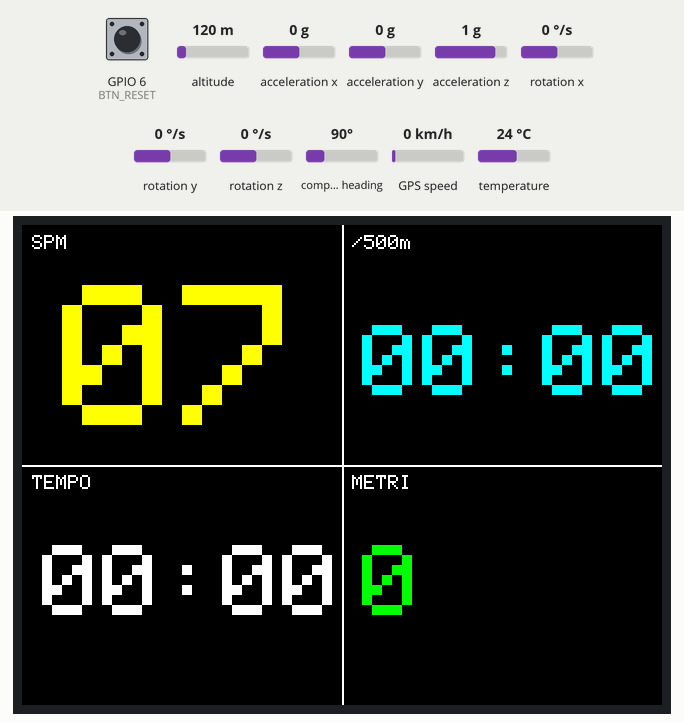
Simulated run of this sketch. Board: ESP32-S3. Shown: 320×240 colour display. The test bench sets the inputs (shaded band); at power-on: GPIO 6 (BTN_RESET) HIGH, acceleration x 0 g, acceleration y 0 g, acceleration z 1 g, GPS speed 0 km/h, altitude 120 m, rotation x 0 °/s, rotation y 0 °/s, rotation z 0 °/s, compass heading 90°, temperature 24 °C. The GPS gets a fix after 3 s at 37.7749, -122.4194 with 8 satellites.

Above: at 3.5 s.
3.6 s: GPIO 6 (BTN_RESET) pulled LOW for 0.15 s
At 4.5 s:
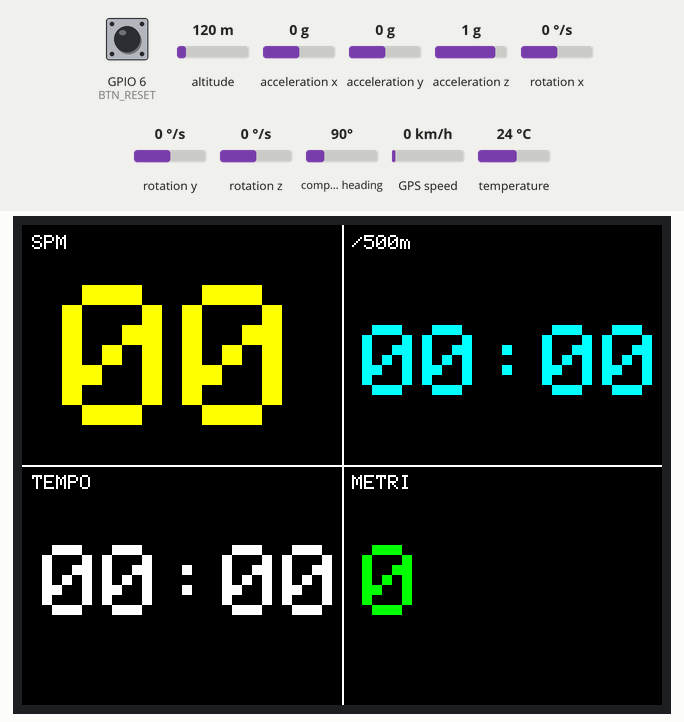
6.2 s: GPIO 6 (BTN_RESET) pulled LOW for 3.2 s
At 10.7 s:
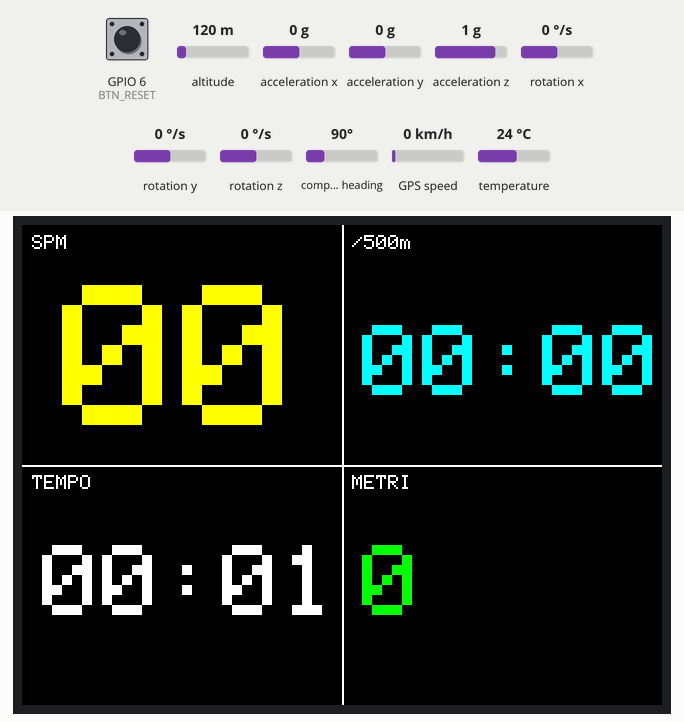
13.4 s: acceleration x set to -1.4 g
At 14.9 s:
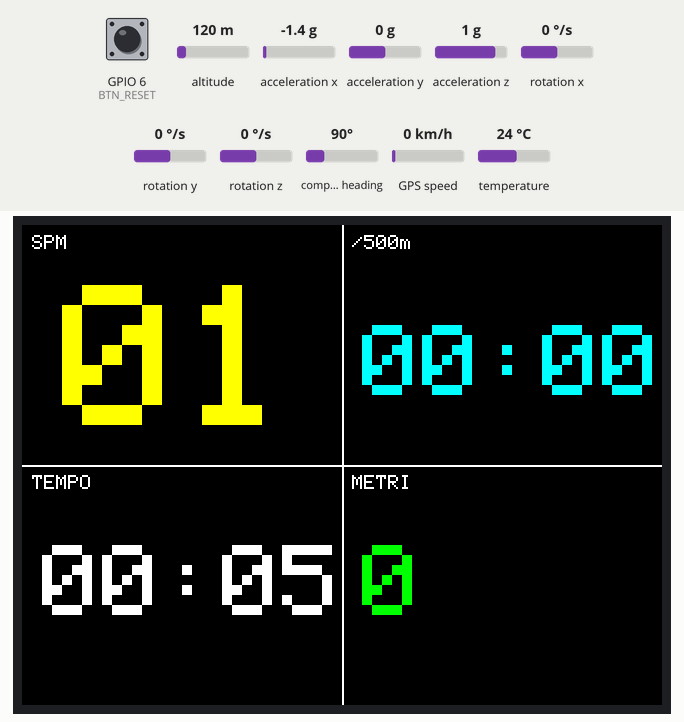
15.4 s: acceleration y set to -1.4 g
At 16.7 s:
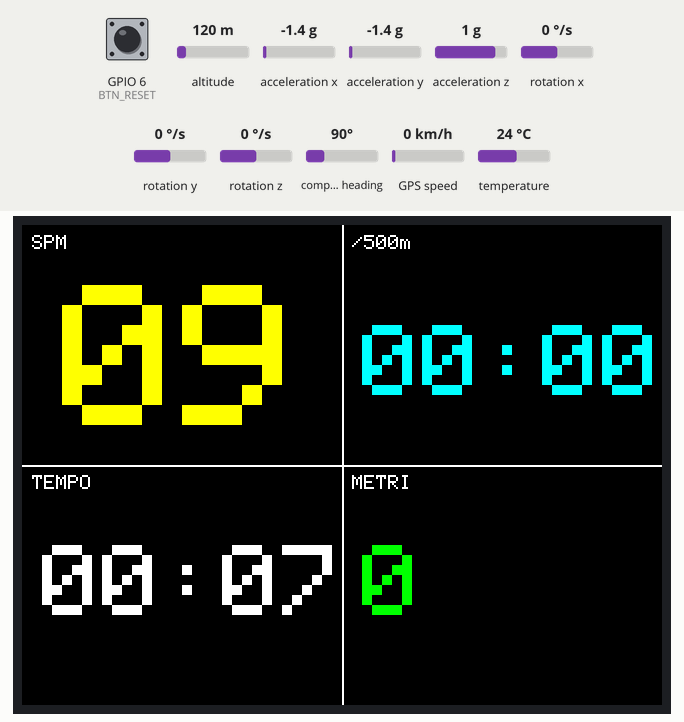
17.5 s: acceleration z set to -1.4 g
At 18.9 s:
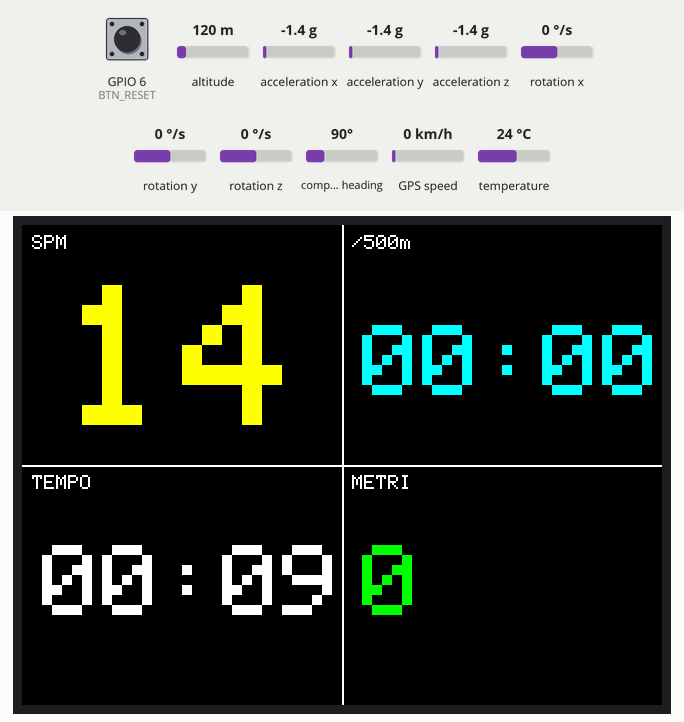
19.6 s: GPS speed set to 2 km/h
At 21.9 s:
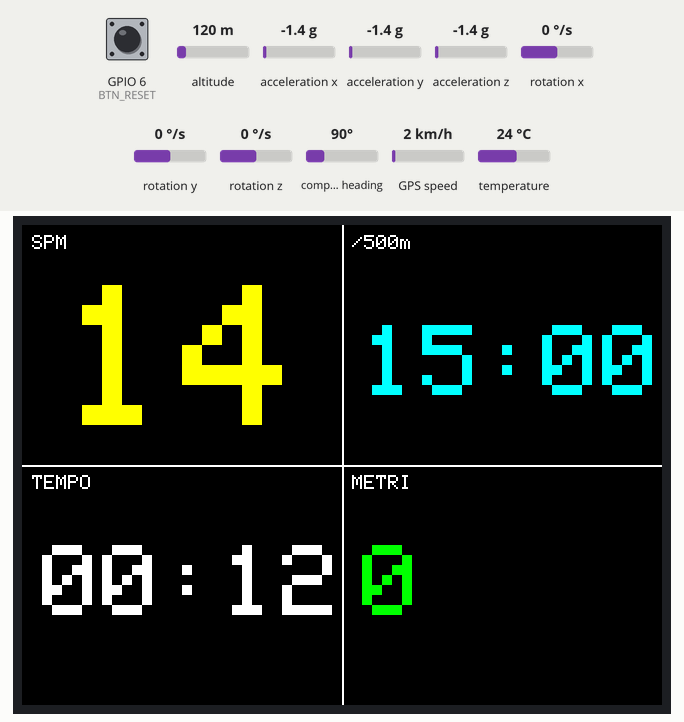
Timing chart, 0 to 23.4 s (numbered marks = the images above; inputs shaded):
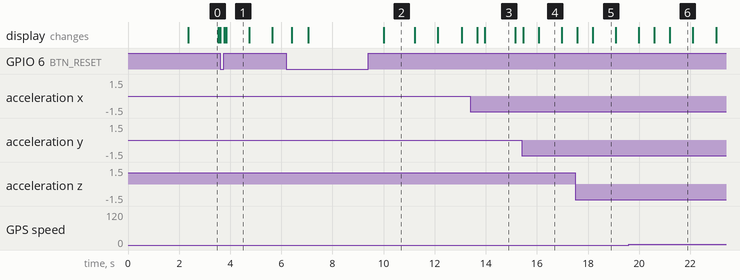

Measured:
- after the input at 3.6 s, the display: first changes at once (image 1 shows a later state)
- what the display in image 0 shows lasts 1.1 s, from 2.4 s to 3.5 s
- what the display in image 1 shows lasts 0.9 s, from 3.8 s to 4.7 s

The sketch:

strokecoachGPS.ino
```cpp
#include <Adafruit_GFX.h>
#include <Adafruit_ST7789.h>
#include <SPI.h>
#include <Wire.h>
#include <Adafruit_MPU6050.h>
#include <Adafruit_Sensor.h>
#include <TinyGPSPlus.h>

// PIN CONFIG ESP32S3 (mini)
#define TFT_CS    5
#define TFT_DC    7
#define TFT_RST   10
#define TFT_MOSI  11
#define TFT_CLK   12
#define RXD2      3 // TX GPS
#define TXD2      4 // RX GPS

#define BTN_RESET 6

//  CONFIGURATION ALGORITHM STROKECOACH
// threshold for the accelerometer : lower mean sensible (keep over 9.81)
const float THRESHOLD_ACC = 3.0;
// Minimum interval between strokes, 1000ms = max 60 stroke/min
const unsigned long DEBOUNCE_STROKE = 1000;

// OBJECT CREATION
Adafruit_ST7789 tft = Adafruit_ST7789(TFT_CS, TFT_DC, TFT_MOSI, TFT_CLK, TFT_RST);
Adafruit_MPU6050 mpu;
TinyGPSPlus gps;

// STATUS VARIABLE
// strats
int spm = 0;                  // Strokes Per Minute
String split = "00:00";      // split /500m
unsigned long startTime = 0;
unsigned long totalMeters = 0;
double lastLat = 0, lastLon = 0; // for the distance

// variable for the strokes
unsigned long timeLastStroke = 0;
bool stroking = false;

// variable for the screen
unsigned long lastDataUpdate = 0;
int oldSpm = -1;
String oldSplit = "";
unsigned long oldFormattedTime = 999999;
unsigned long oldMeters = 999999;

//update variable
unsigned long newLastUpdate = 0;
unsigned long oldLastUpdate = 0;
unsigned long watchdog = 15000;
bool changed = true;

// variables for gravity
float gravityX = 0, gravityY = 0, gravityZ = 0;

//Button variables
unsigned long ultimoPremuto = 0;
const unsigned long RITARDO_DEBOUNCE = 500;

// FUNCTIONS

// inizialization of the screen
void drawInterface() {
  tft.fillScreen(ST77XX_BLACK);
  tft.setTextColor(ST77XX_WHITE);
  tft.setTextSize(2);

  // lines
  tft.drawFastHLine(0, 120, 320, ST77XX_WHITE);
  tft.drawFastVLine(160, 0, 240, ST77XX_WHITE);

  // Titols
  tft.setTextSize(1);
  tft.setCursor(5, 5);   tft.print("SPM");
  tft.setCursor(165, 5); tft.print("/500m");
  tft.setCursor(5, 125);  tft.print("TEMPO");
  tft.setCursor(165, 125); tft.print("METRI");
}

// format seconds in mm:ss
String formattaTempo(unsigned long totalSeconds) {
  int minutes = totalSeconds / 60;
  int seconds = totalSeconds % 60;
  String s = "";
  if (minutes < 10) s += "0";
  s += String(minutes) + ":";
  if (seconds < 10) s += "0";
  s += String(seconds);
  return s;
}

// compute the split
String splitCalc(double kmph) {
  if (kmph < 1.5) return "00:00"; // too slow to compute

  // time for 500m in seconds = (500 * 3.6) / kmph = 1800 / kmph
  int totalSeconds500m = 1800 / kmph;
  int minutes = totalSeconds500m / 60;
  int seconds = totalSeconds500m % 60;

  String s = String(minutes) + ":";
  if (seconds < 10) s += "0";   // transform a 1:5 in 1:05
  s += String(seconds);
  return s;
}

// SETUP
void setup() {
  Serial.begin(115200);
  Serial1.begin(9600, SERIAL_8N1, RXD2, TXD2); // GPS

  // Inizializza Display
  tft.init(240, 320);
  tft.setRotation(3); // Orizzontale corretto
  tft.invertDisplay(false);
  tft.fillScreen(ST77XX_BLACK);

  tft.setCursor(50, 100);
  tft.setTextColor(ST77XX_WHITE);
  tft.setTextSize(2);
  tft.println("Avvio RowComputer...");

  // initialize MPU6050
  Wire.begin(8, 9);
  mpu.begin(0x68, &Wire);
  mpu.setAccelerometerRange(MPU6050_RANGE_8_G); // Range

  delay(2000); // Pause to read
  drawInterface();

  pinMode(BTN_RESET, INPUT_PULLUP); //button init

  startTime = millis(); // start chrono

  newLastUpdate = millis();
  oldLastUpdate = millis();
}

// LOOP
void loop() {
  // reset everything when stops for 15 sec
  tft.drawFastVLine(160, 0, 240, ST77XX_WHITE);
  oldLastUpdate = millis();

  // RESET BUTTON
  // when we press
  if (digitalRead(BTN_RESET) == LOW) {

    // debouncing system
    if (millis() - ultimoPremuto > RITARDO_DEBOUNCE) {

      // set everything to zero
      spm = 0;
      oldSpm = 0;
      totalMeters = 0;
      oldMeters = 0;
      oldSplit = "00:00";
      startTime = millis();

      // reset whatchdog timer
      newLastUpdate = millis();
      oldLastUpdate = millis();
      changed = true;

      // clear and rewrite everything
      tft.fillScreen(ST77XX_BLACK);
      drawInterface();

      tft.setTextSize(10);
      tft.setTextColor(ST77XX_YELLOW, ST77XX_BLACK);
      tft.setCursor(20, 30);
      tft.print("00");

      tft.setTextSize(5);
      tft.setTextColor(ST77XX_CYAN, ST77XX_BLACK);
      tft.setCursor(170, 50);
      tft.print("00:00");

      tft.setTextColor(ST77XX_GREEN, ST77XX_BLACK);
      tft.setCursor(170, 160);
      tft.print("0   "); // add spaces to clear big numbers

      // debounce timer update
      ultimoPremuto = millis();
    }
  }

  if(!changed && oldLastUpdate - newLastUpdate > watchdog) {
    changed = true;

    spm = 0;
    oldSpm = 0;
    totalMeters = 0;
    oldMeters = 0;
    oldSplit = "00:00";

    tft.setTextSize(5);
    tft.setCursor(170, 50);
    tft.setTextColor(ST77XX_BLACK, ST77XX_BLACK);
    tft.print(oldSplit + " ");
    tft.setCursor(170, 50);
    tft.setTextColor(ST77XX_CYAN, ST77XX_BLACK);
    tft.print("00:00");

    tft.setTextSize(10);
    tft.setCursor(20, 30);
    tft.setTextColor(ST77XX_BLACK, ST77XX_BLACK);
    if (oldSpm < 10) tft.print("0");
    tft.print(oldSpm);
    tft.setCursor(20, 30);
    tft.setTextColor(ST77XX_YELLOW, ST77XX_BLACK); // Giallo per SPM
    tft.print("00");

    tft.setTextSize(5);
    tft.setCursor(170, 160);
    tft.setTextColor(ST77XX_BLACK, ST77XX_BLACK);
    tft.print(String(oldMeters) + " ");
    tft.setCursor(170, 160);
    tft.setTextColor(ST77XX_GREEN, ST77XX_BLACK);
    tft.print("0");

    startTime = millis();
  }

  // always read the gps
  while (Serial1.available() > 0) {
    gps.encode(Serial1.read());
  }

  // strokecount
  sensors_event_t a, g, temp;
  mpu.getEvent(&a, &g, &temp);

  // Compute the magnitude (vector)
  // low pass filter: find where the gravity is
  const float alpha = 0.8;
  gravityX = alpha * gravityX + (1 - alpha) * a.acceleration.x;
  gravityY = alpha * gravityY + (1 - alpha) * a.acceleration.y;
  gravityZ = alpha * gravityZ + (1 - alpha) * a.acceleration.z;

  // remove the gravity
  float linearX = a.acceleration.x - gravityX;
  float linearY = a.acceleration.y - gravityY;
  float linearZ = a.acceleration.z - gravityZ;

  // now it computes
  float totalAccel = sqrt(linearX * linearX + linearY * linearY + linearZ * linearZ);

  unsigned long currentTime = millis();

  // stroke (start)
  if (totalAccel > THRESHOLD_ACC && !stroking) {
    // debounce verification
    if (currentTime - timeLastStroke > DEBOUNCE_STROKE) {

      // Compute stroke per minute based on the stroke
      unsigned long strokeInterval = currentTime - timeLastStroke;
      // Formule: SPM = 60000ms / intervallo_ms
      float spmIstant = 60000.0 / strokeInterval;

      // filter to stabilize (70% old, 30% new)
      spm = (spm * 0.7) + (spmIstant * 0.3);

      // SPM limit (Max 60)
      if (spm > 60) spm = 60;

      timeLastStroke = currentTime;
      stroking = true; // signal that we are stroking

      // Turn on the led to signal the stroke (esp32)
      digitalWrite(15, HIGH);

      newLastUpdate = millis();
      changed = false;

    }
  }
  // Reset when acceleration return normal (end)
  if (totalAccel < (THRESHOLD_ACC * 0.5) && stroking) {
    stroking = false;
    digitalWrite(15, LOW); // turn off the led
  }

  // Reset SPM if i stay still for 4 sec
  if (currentTime - timeLastStroke > 4000) {
    spm = 0;
  }

  // DISTANCE LOGIC (GPS)
  if (gps.location.isValid() && gps.location.age() < 2000) {
    if (lastLat != 0 && lastLon != 0) {
      // Compute teh distance
      double partialDistance = TinyGPSPlus::distanceBetween(
        lastLat, lastLon,
        gps.location.lat(), gps.location.lng()
      );
      // Update the total meters
      if (partialDistance > 1.0 && gps.speed.kmph() > 2.0) {
        totalMeters += partialDistance;
        newLastUpdate = millis();
        changed = false;
      }
    }
    lastLat = gps.location.lat();
    lastLon = gps.location.lng();
  }


  // UPDATE DISPLAY (every 300ms, Flicker-free)
  if (currentTime - lastDataUpdate > 300) {
    lastDataUpdate = currentTime;

    // QUADRANTE 1: SPM ( HIGH LEFT, GIGANT)
    if (spm != oldSpm && spm != 0) {
      tft.setTextSize(10);
      tft.setCursor(20, 30);
      // overwrite with a background to not update all the screen
      tft.setTextColor(ST77XX_BLACK, ST77XX_BLACK);
      if (oldSpm < 10) tft.print("0");
      tft.print(oldSpm);

      // write new value
      tft.setCursor(20, 30);
      tft.setTextColor(ST77XX_YELLOW, ST77XX_BLACK); // Giallo per SPM
      if (spm < 10) tft.print("0");
      tft.print(spm);
      oldSpm = spm;
    }

    // QUADRANTE 2: SPLIT /500m (HIGH RIGHT)
    String splitAttuale = splitCalc(gps.speed.kmph());
    if (splitAttuale != oldSplit) {
      tft.setTextSize(5);
      tft.setCursor(170, 50);
      // Cancel old
      tft.setTextColor(ST77XX_BLACK, ST77XX_BLACK);
      tft.print(oldSplit + " ");

      // write new
      tft.setCursor(170, 50);
      tft.setTextColor(ST77XX_CYAN, ST77XX_BLACK);
      tft.print(splitAttuale);
      oldSplit = splitAttuale;
    }

    // QUADRANTE 3: TIME CHRONO ( LOW LEFT )
    unsigned long secondiCronometro = (currentTime - startTime) / 1000;
    if (secondiCronometro != oldFormattedTime) {
      String tempoStr = formattaTempo(secondiCronometro);
      tft.setTextSize(5);
      tft.setCursor(10, 160);

      // overwrite all the line because they're bigger based on the number
      tft.setTextColor(ST77XX_BLACK, ST77XX_BLACK);
      tft.print(formattaTempo(oldFormattedTime));

      tft.setCursor(10, 160);
      tft.setTextColor(ST77XX_WHITE, ST77XX_BLACK);
      tft.print(tempoStr);
      oldFormattedTime = secondiCronometro;
    }

    // QUADRANTE 4: METERS (LOW RIGHT)
    if (totalMeters != oldMeters) {
      tft.setTextSize(5);
      tft.setCursor(170, 160);

      tft.setTextColor(ST77XX_BLACK, ST77XX_BLACK);
      tft.print(String(oldMeters) + " ");

      tft.setCursor(170, 160);
      tft.setTextColor(ST77XX_GREEN, ST77XX_BLACK);
      tft.print(totalMeters);
      oldMeters = totalMeters;
    }
  }
}
```
